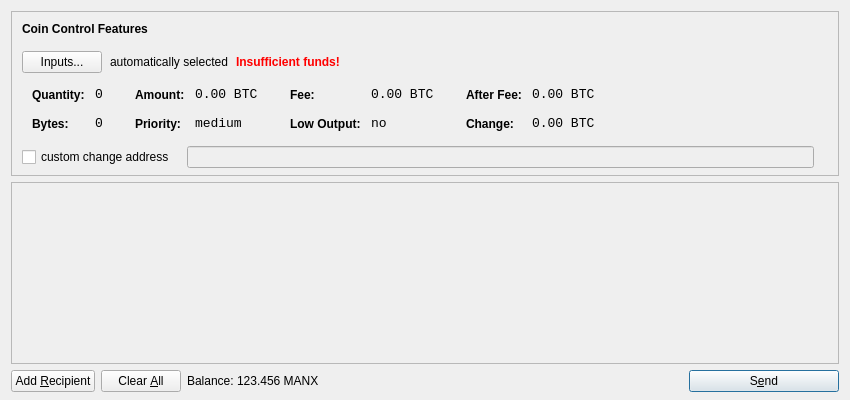
<?xml version="1.0" encoding="UTF-8"?>
<ui version="4.0">
 <class>SendCoinsDialog</class>
 <widget class="QDialog" name="SendCoinsDialog">
  <property name="geometry">
   <rect>
    <x>0</x>
    <y>0</y>
    <width>850</width>
    <height>400</height>
   </rect>
  </property>
  <property name="windowTitle">
   <string>Send Coins</string>
  </property>
  <layout class="QVBoxLayout" name="verticalLayout" stretch="0,1,0">
   <property name="bottomMargin">
    <number>8</number>
   </property>
   <item>
    <widget class="QFrame" name="frameCoinControl">
     <property name="sizePolicy">
      <sizepolicy hsizetype="Expanding" vsizetype="Expanding">
       <horstretch>0</horstretch>
       <verstretch>0</verstretch>
      </sizepolicy>
     </property>
     <property name="maximumSize">
      <size>
       <width>16777215</width>
       <height>16777215</height>
      </size>
     </property>
     <property name="frameShape">
      <enum>QFrame::StyledPanel</enum>
     </property>
     <property name="frameShadow">
      <enum>QFrame::Sunken</enum>
     </property>
     <layout class="QVBoxLayout" name="verticalLayoutCoinControl2">
      <property name="spacing">
       <number>-1</number>
      </property>
      <property name="leftMargin">
       <number>0</number>
      </property>
      <property name="topMargin">
       <number>0</number>
      </property>
      <property name="rightMargin">
       <number>0</number>
      </property>
      <property name="bottomMargin">
       <number>6</number>
      </property>
      <item>
       <layout class="QVBoxLayout" name="verticalLayoutCoinControl" stretch="0,0,0,0,1">
        <property name="spacing">
         <number>0</number>
        </property>
        <property name="leftMargin">
         <number>10</number>
        </property>
        <property name="topMargin">
         <number>10</number>
        </property>
        <item>
         <layout class="QHBoxLayout" name="horizontalLayoutCoinControl1">
          <property name="bottomMargin">
           <number>15</number>
          </property>
          <item>
           <widget class="QLabel" name="labelCoinControlFeatures">
            <property name="sizePolicy">
             <sizepolicy hsizetype="Preferred" vsizetype="Maximum">
              <horstretch>0</horstretch>
              <verstretch>0</verstretch>
             </sizepolicy>
            </property>
            <property name="font">
             <font>
              <weight>75</weight>
              <bold>true</bold>
             </font>
            </property>
            <property name="styleSheet">
             <string notr="true">font-weight:bold;</string>
            </property>
            <property name="text">
             <string>Coin Control Features</string>
            </property>
           </widget>
          </item>
         </layout>
        </item>
        <item>
         <layout class="QHBoxLayout" name="horizontalLayoutCoinControl2" stretch="0,0,0,0">
          <property name="spacing">
           <number>8</number>
          </property>
          <property name="bottomMargin">
           <number>10</number>
          </property>
          <item>
           <widget class="QPushButton" name="pushButtonCoinControl">
            <property name="styleSheet">
             <string notr="true"/>
            </property>
            <property name="text">
             <string>Inputs...</string>
            </property>
           </widget>
          </item>
          <item>
           <widget class="QLabel" name="labelCoinControlAutomaticallySelected">
            <property name="text">
             <string>automatically selected</string>
            </property>
            <property name="margin">
             <number>5</number>
            </property>
           </widget>
          </item>
          <item>
           <widget class="QLabel" name="labelCoinControlInsuffFunds">
            <property name="font">
             <font>
              <weight>75</weight>
              <bold>true</bold>
             </font>
            </property>
            <property name="styleSheet">
             <string notr="true">color:red;font-weight:bold;</string>
            </property>
            <property name="text">
             <string>Insufficient funds!</string>
            </property>
            <property name="margin">
             <number>5</number>
            </property>
           </widget>
          </item>
          <item>
           <spacer name="horizontalSpacerCoinControl">
            <property name="orientation">
             <enum>Qt::Horizontal</enum>
            </property>
            <property name="sizeHint" stdset="0">
             <size>
              <width>40</width>
              <height>1</height>
             </size>
            </property>
           </spacer>
          </item>
         </layout>
        </item>
        <item>
         <widget class="QWidget" name="widgetCoinControl" native="true">
          <property name="sizePolicy">
           <sizepolicy hsizetype="Preferred" vsizetype="Preferred">
            <horstretch>0</horstretch>
            <verstretch>0</verstretch>
           </sizepolicy>
          </property>
          <property name="minimumSize">
           <size>
            <width>0</width>
            <height>0</height>
           </size>
          </property>
          <property name="styleSheet">
           <string notr="true"/>
          </property>
          <layout class="QHBoxLayout" name="horizontalLayoutCoinControl5">
           <property name="margin">
            <number>0</number>
           </property>
           <item>
            <layout class="QHBoxLayout" name="horizontalLayoutCoinControl3" stretch="0,0,0,1">
             <property name="spacing">
              <number>20</number>
             </property>
             <property name="topMargin">
              <number>0</number>
             </property>
             <property name="bottomMargin">
              <number>10</number>
             </property>
             <item>
              <layout class="QFormLayout" name="formLayoutCoinControl1">
               <property name="horizontalSpacing">
                <number>10</number>
               </property>
               <property name="verticalSpacing">
                <number>14</number>
               </property>
               <property name="leftMargin">
                <number>10</number>
               </property>
               <property name="topMargin">
                <number>4</number>
               </property>
               <property name="rightMargin">
                <number>6</number>
               </property>
               <item row="0" column="0">
                <widget class="QLabel" name="labelCoinControlQuantityText">
                 <property name="styleSheet">
                  <string notr="true">font-weight:bold;</string>
                 </property>
                 <property name="text">
                  <string>Quantity:</string>
                 </property>
                 <property name="margin">
                  <number>0</number>
                 </property>
                </widget>
               </item>
               <item row="0" column="1">
                <widget class="QLabel" name="labelCoinControlQuantity">
                 <property name="font">
                  <font>
                   <family>Monospace</family>
                   <pointsize>10</pointsize>
                  </font>
                 </property>
                 <property name="cursor">
                  <cursorShape>IBeamCursor</cursorShape>
                 </property>
                 <property name="contextMenuPolicy">
                  <enum>Qt::ActionsContextMenu</enum>
                 </property>
                 <property name="text">
                  <string notr="true">0</string>
                 </property>
                 <property name="margin">
                  <number>0</number>
                 </property>
                 <property name="textInteractionFlags">
                  <set>Qt::LinksAccessibleByMouse|Qt::TextSelectableByKeyboard|Qt::TextSelectableByMouse</set>
                 </property>
                </widget>
               </item>
               <item row="1" column="0">
                <widget class="QLabel" name="labelCoinControlBytesText">
                 <property name="styleSheet">
                  <string notr="true">font-weight:bold;</string>
                 </property>
                 <property name="text">
                  <string>Bytes:</string>
                 </property>
                </widget>
               </item>
               <item row="1" column="1">
                <widget class="QLabel" name="labelCoinControlBytes">
                 <property name="font">
                  <font>
                   <family>Monospace</family>
                   <pointsize>10</pointsize>
                  </font>
                 </property>
                 <property name="cursor">
                  <cursorShape>IBeamCursor</cursorShape>
                 </property>
                 <property name="contextMenuPolicy">
                  <enum>Qt::ActionsContextMenu</enum>
                 </property>
                 <property name="text">
                  <string notr="true">0</string>
                 </property>
                 <property name="textInteractionFlags">
                  <set>Qt::LinksAccessibleByMouse|Qt::TextSelectableByKeyboard|Qt::TextSelectableByMouse</set>
                 </property>
                </widget>
               </item>
              </layout>
             </item>
             <item>
              <layout class="QFormLayout" name="formLayoutCoinControl2">
               <property name="horizontalSpacing">
                <number>10</number>
               </property>
               <property name="verticalSpacing">
                <number>14</number>
               </property>
               <property name="leftMargin">
                <number>6</number>
               </property>
               <property name="topMargin">
                <number>4</number>
               </property>
               <property name="rightMargin">
                <number>6</number>
               </property>
               <item row="0" column="0">
                <widget class="QLabel" name="labelCoinControlAmountText">
                 <property name="styleSheet">
                  <string notr="true">font-weight:bold;</string>
                 </property>
                 <property name="text">
                  <string>Amount:</string>
                 </property>
                 <property name="margin">
                  <number>0</number>
                 </property>
                </widget>
               </item>
               <item row="0" column="1">
                <widget class="QLabel" name="labelCoinControlAmount">
                 <property name="font">
                  <font>
                   <family>Monospace</family>
                   <pointsize>10</pointsize>
                  </font>
                 </property>
                 <property name="cursor">
                  <cursorShape>IBeamCursor</cursorShape>
                 </property>
                 <property name="contextMenuPolicy">
                  <enum>Qt::ActionsContextMenu</enum>
                 </property>
                 <property name="text">
                  <string notr="true">0.00 BTC</string>
                 </property>
                 <property name="textInteractionFlags">
                  <set>Qt::LinksAccessibleByMouse|Qt::TextSelectableByKeyboard|Qt::TextSelectableByMouse</set>
                 </property>
                </widget>
               </item>
               <item row="1" column="0">
                <widget class="QLabel" name="labelCoinControlPriorityText">
                 <property name="styleSheet">
                  <string notr="true">font-weight:bold;</string>
                 </property>
                 <property name="text">
                  <string>Priority:</string>
                 </property>
                </widget>
               </item>
               <item row="1" column="1">
                <widget class="QLabel" name="labelCoinControlPriority">
                 <property name="font">
                  <font>
                   <family>Monospace</family>
                   <pointsize>10</pointsize>
                  </font>
                 </property>
                 <property name="cursor">
                  <cursorShape>IBeamCursor</cursorShape>
                 </property>
                 <property name="contextMenuPolicy">
                  <enum>Qt::ActionsContextMenu</enum>
                 </property>
                 <property name="text">
                  <string>medium</string>
                 </property>
                 <property name="textInteractionFlags">
                  <set>Qt::LinksAccessibleByMouse|Qt::TextSelectableByKeyboard|Qt::TextSelectableByMouse</set>
                 </property>
                </widget>
               </item>
              </layout>
             </item>
             <item>
              <layout class="QFormLayout" name="formLayoutCoinControl3">
               <property name="horizontalSpacing">
                <number>10</number>
               </property>
               <property name="verticalSpacing">
                <number>14</number>
               </property>
               <property name="leftMargin">
                <number>6</number>
               </property>
               <property name="topMargin">
                <number>4</number>
               </property>
               <property name="rightMargin">
                <number>6</number>
               </property>
               <item row="0" column="0">
                <widget class="QLabel" name="labelCoinControlFeeText">
                 <property name="styleSheet">
                  <string notr="true">font-weight:bold;</string>
                 </property>
                 <property name="text">
                  <string>Fee:</string>
                 </property>
                 <property name="margin">
                  <number>0</number>
                 </property>
                </widget>
               </item>
               <item row="0" column="1">
                <widget class="QLabel" name="labelCoinControlFee">
                 <property name="font">
                  <font>
                   <family>Monospace</family>
                   <pointsize>10</pointsize>
                  </font>
                 </property>
                 <property name="cursor">
                  <cursorShape>IBeamCursor</cursorShape>
                 </property>
                 <property name="contextMenuPolicy">
                  <enum>Qt::ActionsContextMenu</enum>
                 </property>
                 <property name="text">
                  <string notr="true">0.00 BTC</string>
                 </property>
                 <property name="textInteractionFlags">
                  <set>Qt::LinksAccessibleByMouse|Qt::TextSelectableByKeyboard|Qt::TextSelectableByMouse</set>
                 </property>
                </widget>
               </item>
               <item row="1" column="0">
                <widget class="QLabel" name="labelCoinControlLowOutputText">
                 <property name="styleSheet">
                  <string notr="true">font-weight:bold;</string>
                 </property>
                 <property name="text">
                  <string>Low Output:</string>
                 </property>
                </widget>
               </item>
               <item row="1" column="1">
                <widget class="QLabel" name="labelCoinControlLowOutput">
                 <property name="font">
                  <font>
                   <family>Monospace</family>
                   <pointsize>10</pointsize>
                  </font>
                 </property>
                 <property name="cursor">
                  <cursorShape>IBeamCursor</cursorShape>
                 </property>
                 <property name="contextMenuPolicy">
                  <enum>Qt::ActionsContextMenu</enum>
                 </property>
                 <property name="text">
                  <string>no</string>
                 </property>
                 <property name="textInteractionFlags">
                  <set>Qt::LinksAccessibleByMouse|Qt::TextSelectableByKeyboard|Qt::TextSelectableByMouse</set>
                 </property>
                </widget>
               </item>
              </layout>
             </item>
             <item>
              <layout class="QFormLayout" name="formLayoutCoinControl4">
               <property name="horizontalSpacing">
                <number>10</number>
               </property>
               <property name="verticalSpacing">
                <number>14</number>
               </property>
               <property name="leftMargin">
                <number>6</number>
               </property>
               <property name="topMargin">
                <number>4</number>
               </property>
               <property name="rightMargin">
                <number>6</number>
               </property>
               <item row="0" column="0">
                <widget class="QLabel" name="labelCoinControlAfterFeeText">
                 <property name="styleSheet">
                  <string notr="true">font-weight:bold;</string>
                 </property>
                 <property name="text">
                  <string>After Fee:</string>
                 </property>
                 <property name="margin">
                  <number>0</number>
                 </property>
                </widget>
               </item>
               <item row="0" column="1">
                <widget class="QLabel" name="labelCoinControlAfterFee">
                 <property name="font">
                  <font>
                   <family>Monospace</family>
                   <pointsize>10</pointsize>
                  </font>
                 </property>
                 <property name="cursor">
                  <cursorShape>IBeamCursor</cursorShape>
                 </property>
                 <property name="contextMenuPolicy">
                  <enum>Qt::ActionsContextMenu</enum>
                 </property>
                 <property name="text">
                  <string notr="true">0.00 BTC</string>
                 </property>
                 <property name="textInteractionFlags">
                  <set>Qt::LinksAccessibleByMouse|Qt::TextSelectableByKeyboard|Qt::TextSelectableByMouse</set>
                 </property>
                </widget>
               </item>
               <item row="1" column="0">
                <widget class="QLabel" name="labelCoinControlChangeText">
                 <property name="styleSheet">
                  <string notr="true">font-weight:bold;</string>
                 </property>
                 <property name="text">
                  <string>Change:</string>
                 </property>
                </widget>
               </item>
               <item row="1" column="1">
                <widget class="QLabel" name="labelCoinControlChange">
                 <property name="font">
                  <font>
                   <family>Monospace</family>
                   <pointsize>10</pointsize>
                  </font>
                 </property>
                 <property name="cursor">
                  <cursorShape>IBeamCursor</cursorShape>
                 </property>
                 <property name="contextMenuPolicy">
                  <enum>Qt::ActionsContextMenu</enum>
                 </property>
                 <property name="text">
                  <string notr="true">0.00 BTC</string>
                 </property>
                 <property name="textInteractionFlags">
                  <set>Qt::LinksAccessibleByMouse|Qt::TextSelectableByKeyboard|Qt::TextSelectableByMouse</set>
                 </property>
                </widget>
               </item>
              </layout>
             </item>
            </layout>
           </item>
          </layout>
         </widget>
        </item>
        <item>
         <layout class="QHBoxLayout" name="horizontalLayoutCoinControl4" stretch="0,0,0">
          <property name="spacing">
           <number>12</number>
          </property>
          <property name="sizeConstraint">
           <enum>QLayout::SetDefaultConstraint</enum>
          </property>
          <property name="topMargin">
           <number>5</number>
          </property>
          <property name="rightMargin">
           <number>5</number>
          </property>
          <item>
           <widget class="QCheckBox" name="checkBoxCoinControlChange">
            <property name="text">
             <string>custom change address</string>
            </property>
           </widget>
          </item>
          <item>
           <widget class="QLineEdit" name="lineEditCoinControlChange">
            <property name="enabled">
             <bool>false</bool>
            </property>
            <property name="sizePolicy">
             <sizepolicy hsizetype="Expanding" vsizetype="Fixed">
              <horstretch>0</horstretch>
              <verstretch>0</verstretch>
             </sizepolicy>
            </property>
           </widget>
          </item>
          <item>
           <widget class="QLabel" name="labelCoinControlChangeLabel">
            <property name="sizePolicy">
             <sizepolicy hsizetype="Preferred" vsizetype="Expanding">
              <horstretch>0</horstretch>
              <verstretch>0</verstretch>
             </sizepolicy>
            </property>
            <property name="minimumSize">
             <size>
              <width>0</width>
              <height>0</height>
             </size>
            </property>
            <property name="text">
             <string/>
            </property>
            <property name="margin">
             <number>3</number>
            </property>
           </widget>
          </item>
         </layout>
        </item>
        <item>
         <spacer name="verticalSpacerCoinControl">
          <property name="orientation">
           <enum>Qt::Vertical</enum>
          </property>
          <property name="sizeHint" stdset="0">
           <size>
            <width>800</width>
            <height>1</height>
           </size>
          </property>
         </spacer>
        </item>
       </layout>
      </item>
     </layout>
    </widget>
   </item>
   <item>
    <widget class="QScrollArea" name="scrollArea">
     <property name="widgetResizable">
      <bool>true</bool>
     </property>
     <widget class="QWidget" name="scrollAreaWidgetContents">
      <property name="geometry">
       <rect>
        <x>0</x>
        <y>0</y>
        <width>830</width>
        <height>165</height>
       </rect>
      </property>
      <layout class="QVBoxLayout" name="verticalLayout_2">
       <property name="margin">
        <number>0</number>
       </property>
       <item>
        <layout class="QVBoxLayout" name="entries">
         <property name="spacing">
          <number>6</number>
         </property>
        </layout>
       </item>
       <item>
        <spacer name="verticalSpacer">
         <property name="orientation">
          <enum>Qt::Vertical</enum>
         </property>
         <property name="sizeHint" stdset="0">
          <size>
           <width>20</width>
           <height>40</height>
          </size>
         </property>
        </spacer>
       </item>
      </layout>
     </widget>
    </widget>
   </item>
   <item>
    <layout class="QHBoxLayout" name="horizontalLayout">
     <item>
      <widget class="QPushButton" name="addButton">
       <property name="toolTip">
        <string>Send to multiple recipients at once</string>
       </property>
       <property name="text">
        <string>Add &amp;Recipient</string>
       </property>
       <property name="icon">
        <iconset resource="../bitcoin.qrc">
         <normaloff>:/icons/add</normaloff>:/icons/add</iconset>
       </property>
       <property name="autoDefault">
        <bool>false</bool>
       </property>
      </widget>
     </item>
     <item>
      <widget class="QPushButton" name="clearButton">
       <property name="sizePolicy">
        <sizepolicy hsizetype="Minimum" vsizetype="Fixed">
         <horstretch>0</horstretch>
         <verstretch>0</verstretch>
        </sizepolicy>
       </property>
       <property name="toolTip">
        <string>Remove all transaction fields</string>
       </property>
       <property name="text">
        <string>Clear &amp;All</string>
       </property>
       <property name="icon">
        <iconset resource="../bitcoin.qrc">
         <normaloff>:/icons/remove</normaloff>:/icons/remove</iconset>
       </property>
       <property name="autoRepeatDelay">
        <number>300</number>
       </property>
       <property name="autoDefault">
        <bool>false</bool>
       </property>
      </widget>
     </item>
     <item>
      <layout class="QHBoxLayout" name="horizontalLayout_2">
       <property name="spacing">
        <number>3</number>
       </property>
       <item>
        <widget class="QLabel" name="label">
         <property name="text">
          <string>Balance:</string>
         </property>
        </widget>
       </item>
       <item>
        <widget class="QLabel" name="labelBalance">
         <property name="cursor">
          <cursorShape>IBeamCursor</cursorShape>
         </property>
         <property name="text">
          <string>123.456 MANX</string>
         </property>
         <property name="textInteractionFlags">
          <set>Qt::LinksAccessibleByMouse|Qt::TextSelectableByKeyboard|Qt::TextSelectableByMouse</set>
         </property>
        </widget>
       </item>
      </layout>
     </item>
     <item>
      <spacer name="horizontalSpacer">
       <property name="orientation">
        <enum>Qt::Horizontal</enum>
       </property>
       <property name="sizeHint" stdset="0">
        <size>
         <width>40</width>
         <height>20</height>
        </size>
       </property>
      </spacer>
     </item>
     <item>
      <widget class="QPushButton" name="sendButton">
       <property name="minimumSize">
        <size>
         <width>150</width>
         <height>0</height>
        </size>
       </property>
       <property name="toolTip">
        <string>Confirm the send action</string>
       </property>
       <property name="text">
        <string>S&amp;end</string>
       </property>
       <property name="icon">
        <iconset resource="../bitcoin.qrc">
         <normaloff>:/icons/send</normaloff>:/icons/send</iconset>
       </property>
       <property name="default">
        <bool>true</bool>
       </property>
      </widget>
     </item>
    </layout>
   </item>
  </layout>
 </widget>
 <resources>
  <include location="../bitcoin.qrc"/>
 </resources>
 <connections/>
</ui>
